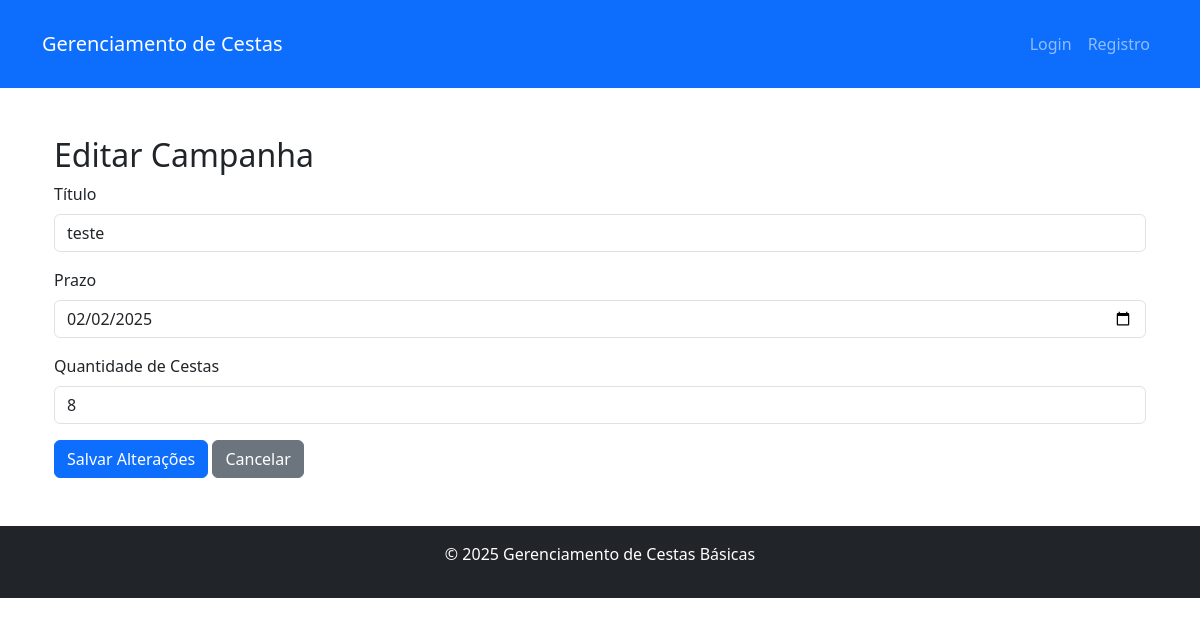
Screenshot of /home/campanhas/editar/1/ with the database file from the repository.
### gerenciador/models.py (models this page shows)
class TbCampanhas(models.Model):
    ID_Campanha = models.AutoField(primary_key=True, null= False)
    Titulo = models.CharField(max_length= 255, null= False)
    Prazo = models.DateField(null= False)
    Quantidade_Cestas = models.PositiveIntegerField(null= False)
    STATUS_CHOICES = [
        ('em andamento', 'Em andamento'),
        ('concluida', 'Concluída'),
        ('atrasada', 'Atrasada'),
        ('concluida com atraso', 'Concluída com atraso'),
    ]
    status = models.CharField(max_length=20, choices=STATUS_CHOICES, default='em andamento')
    Id_Cesta = models.ForeignKey(TbModelo_Cesta, verbose_name=("Modelo_cesta"), on_delete=models.CASCADE)

### gerenciador/views.py (the view, shortened to what this page needs)
def editar_campanha(request, campanha_id):
    campanha = get_object_or_404(TbCampanhas, ID_Campanha=campanha_id)
    return render(request, "editar-campanha.html", {"campanha": campanha})

### gerenciador/templates/editar-campanha.html (shortened to what this page needs)
{% extends 'base.html' %}
{% block content %}
<div class="container">
    <h2>Editar Campanha</h2>
    <form method="POST">
        <div class="mb-3">
            <label for="titulo" class="form-label">Título</label>
            <input type="text" id="titulo" name="Titulo" class="form-control" value="{{ campanha.Titulo }}" required>
        </div>
        <div class="mb-3">
            <label for="prazo" class="form-label">Prazo</label>
            <input type="date" id="prazo" name="Prazo" class="form-control" value="{{ campanha.Prazo|date:'Y-m-d' }}" required>
        </div>
        <div class="mb-3">
            <label for="quantidade_cestas" class="form-label">Quantidade de Cestas</label>
            <input type="number" id="quantidade_cestas" name="Quantidade_Cestas" class="form-control" value="{{ campanha.Quantidade_Cestas }}" required>
        </div>
        <button type="submit" class="btn btn-primary">Salvar Alterações</button>
        <a href="{% url 'campanhas' %}" class="btn btn-secondary">Cancelar</a>
    </form>
</div>
{% endblock %}

### rows the page displays
TbCampanhas: Titulo "teste", Prazo "02/02/2025", Quantidade_Cestas "8"
